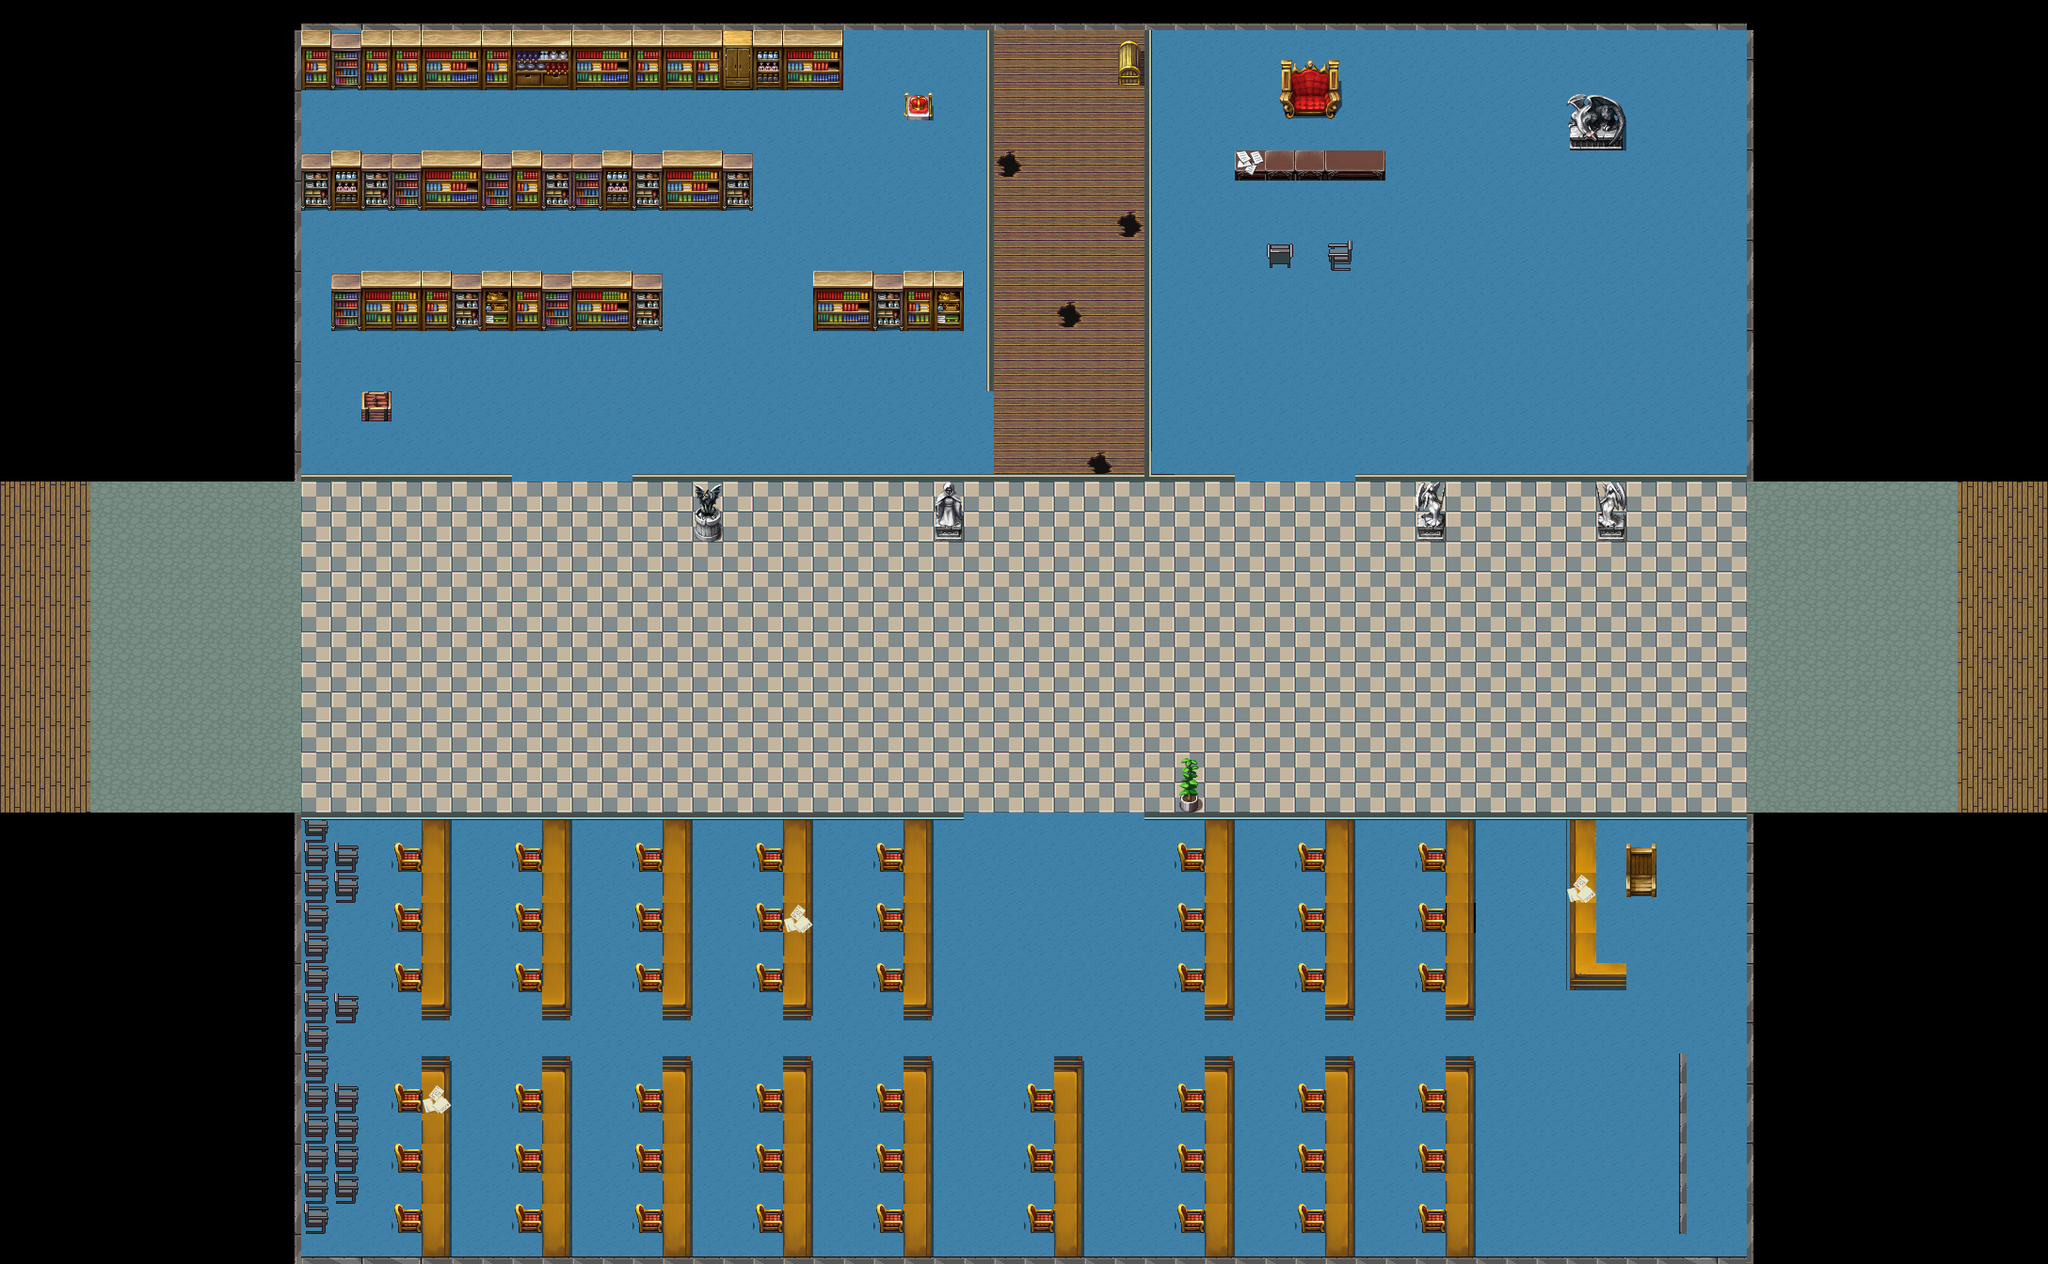

A 2D game scene composited from a Tiled map and its tileset images. What follows is a short description and the map's XML, with each tile layer's data collapsed to a summary:
An orthogonal 68x42 tile map with 32x32 px tiles, 3 tile layers (Floor, Furniture, Walls), 7 tilesets and 167 objects (65x Information, 7x MultiLock, 4x Secret, 3x Item, 3x Library, ...).

<map version="1.2" tiledversion="1.2.0" orientation="orthogonal" renderorder="right-down" width="68" height="42" tilewidth="32" tileheight="32" infinite="0" nextlayerid="33" nextobjectid="202">
 <properties>
  <property name="Initial Message" value="Hint.. Speak to the teacher in the lecture room ;)" />
  <property name="Last Level" type="bool" value="false" />
  <property name="Name" value="History" />
 </properties>
 <tileset firstgid="1" name="LPC_House_Interior" tilewidth="32" tileheight="32" tilecount="256" columns="16">
  <image source="images/LPC_house_interior/interior.png" width="512" height="512" />
 </tileset>
 <tileset firstgid="257" name="scorpio_internal_furniture" tilewidth="32" tileheight="32" tilecount="256" columns="16">
  <image source="images/Skorpio's Pack/Interior-Furniture.png" width="512" height="512" />
 </tileset>
 <tileset firstgid="513" name="Interior-Walls-Beige" tilewidth="32" tileheight="32" tilecount="100" columns="10">
  <image source="images/Skorpio's Pack/Interior-Walls-Beige.png" width="320" height="320" />
 </tileset>
 <tileset firstgid="613" name="Interior-Walls-Blue" tilewidth="32" tileheight="32" tilecount="100" columns="10">
  <image source="images/Skorpio's Pack/Interior-Walls-Blue.png" width="320" height="320" />
 </tileset>
 <tileset firstgid="713" name="Pipes-RustyWalls" tilewidth="32" tileheight="32" tilecount="88" columns="8">
  <image source="images/Skorpio's Pack/Pipes-RustyWalls.png" width="256" height="352" />
 </tileset>
 <tileset firstgid="801" name="rpg_maker_vx_rtp_tileset_by_telles0808" tilewidth="32" tileheight="32" tilecount="2016" columns="32">
  <image source="images/rpg_maker_vx_rtp_tileset_by_telles0808.png" width="1024" height="2016" />
 </tileset>
 <tileset firstgid="2817" name="rpg_maker_vx_rtp_tileset_by_telles0808" tilewidth="32" tileheight="32" tilecount="2016" columns="32">
  <image source="images/rpg_maker_vx_rtp_tileset_by_telles0808.png" width="1024" height="2016" />
 </tileset>
 <layer id="23" name="Floor" width="68" height="42">
  <data>[2856 cells, 2187 non-empty, 9 distinct tile ids]</data>
 </layer>
 <objectgroup id="27" name="Interaction Layer">
  <object id="15" name="Plant" type="Item" x="1230" y="798" width="70" height="70">
   <properties>
    <property name="Item" value="OfficeKey" />
    <property name="Message" value="You found a key" />
   </properties>
   <ellipse />
  </object>
  <object id="16" name="Books3" type="MultiLock" x="830" y="50" width="70" height="70">
   <properties>
    <property name="LockName" value="Secret" />
    <property name="Message" value="There is a space for a book here." />
    <property name="Required Item" value="C" />
   </properties>
   <ellipse />
  </object>
  <object id="17" name="Crown" type="Information" x="943" y="70" width="70" height="70">
   <properties>
    <property name="Message" value="" />
   </properties>
   <ellipse />
  </object>
  <object id="18" name="Books1" type="MultiLock" x="449" y="42" width="70" height="70">
   <properties>
    <property name="LockName" value="Secret" />
    <property name="Message" value="There is a space for a book here. This looks like the A section" />
    <property name="Required Item" value="A" />
   </properties>
   <ellipse />
  </object>
  <object id="19" name="Books2" type="MultiLock" x="609" y="45" width="70" height="70">
   <properties>
    <property name="LockName" value="Secret" />
    <property name="Message" value="There is a space for a book here." />
    <property name="Required Item" value="B" />
   </properties>
   <ellipse />
  </object>
  <object id="20" name="Books5" type="MultiLock" x="701" y="180" width="70" height="70">
   <properties>
    <property name="LockName" value="Secret" />
    <property name="Message" value="There is a space for a book here." />
    <property name="Required Item" value="E" />
   </properties>
   <ellipse />
  </object>
  <object id="21" name="Books4" type="MultiLock" x="436" y="176" width="70" height="70">
   <properties>
    <property name="LockName" value="Secret" />
    <property name="Message" value="There is a space for a book here." />
    <property name="Required Item" value="D" />
   </properties>
   <ellipse />
  </object>
  <object id="22" name="Books6" type="MultiLock" x="608" y="313" width="70" height="70">
   <properties>
    <property name="LockName" value="Secret" />
    <property name="Message" value="There is a space for a book here." />
    <property name="Required Item" value="F" />
   </properties>
   <ellipse />
  </object>
  <object id="23" name="Books7" type="MultiLock" x="862.75" y="314.75" width="70" height="70">
   <properties>
    <property name="LockName" value="Secret" />
    <property name="Message" value="There is a space for a book here. This looks like the Z section" />
    <property name="Required Item" value="G" />
   </properties>
   <ellipse />
  </object>
  <object id="24" name="Chest" type="Item" x="1152" y="34" width="70" height="70">
   <properties>
    <property name="Item" value="HistoryEndKey" />
    <property name="Message" value="You found the key for the floor" />
   </properties>
   <ellipse />
  </object>
  <object id="25" name="StatueBig" type="Information" x="1660.33" y="111.667" width="70" height="70">
   <properties>
    <property name="Message" value="Its huge!" />
   </properties>
   <ellipse />
  </object>
  <object id="26" name="Statue3" type="Information" x="1484.67" y="534.667" width="70" height="70">
   <properties>
    <property name="Message" value="Another statue" />
   </properties>
   <ellipse />
  </object>
  <object id="27" name="Statue4" type="Information" x="1676" y="527" width="70" height="70">
   <properties>
    <property name="Message" value="Wow how did we pay for all of these..." />
   </properties>
   <ellipse />
  </object>
  <object id="28" name="Statue2" type="Information" x="714" y="537" width="70" height="70">
   <properties>
    <property name="Message" value="A statue of a dragon. Not exactly history..." />
   </properties>
   <ellipse />
  </object>
  <object id="29" name="Statue1" type="Information" x="974.333" y="542" width="70" height="70">
   <properties>
    <property name="Message">It is a statue of a woman crying. The engraving says...
Edith of Merica mourning the death of her husband
after he was killed in battle. -1066</property>
   </properties>
   <ellipse />
  </object>
  <object id="30" type="Information" x="414" y="1024" width="45" height="45">
   <properties>
    <property name="Message" value="This is where Jenny sits" />
   </properties>
   <ellipse />
  </object>
  <object id="31" type="Information" x="414" y="884" width="45" height="45">
   <properties>
    <property name="Message" value="This is where Andrew Sits" />
   </properties>
   <ellipse />
  </object>
  </objectgroup>
 <objectgroup id="26" name="Object Layer">
  <!-- 89 objects omitted --></objectgroup>
 <objectgroup id="29" name="Door Layer">
  <!-- 23 objects omitted --></objectgroup>
 <objectgroup id="30" name="Hinge Layer">
  <!-- 16 objects omitted --></objectgroup>
 <objectgroup id="31" name="Lock Layer">
  <!-- 8 objects omitted --></objectgroup>
 <objectgroup id="28" name="Spawn Layer">
  <!-- 3 objects omitted --></objectgroup>
 <objectgroup id="32" name="End Layer">
  <!-- 1 objects omitted --></objectgroup>
 <layer id="24" name="Furniture" width="68" height="42">
  <data>[2856 cells, 246 non-empty, 37 distinct tile ids]</data>
 </layer>
 <layer id="25" name="Walls" width="68" height="42">
  <data>[2856 cells, 354 non-empty, 46 distinct tile ids]</data>
 </layer>
</map>
<!-- 150 of 167 objects omitted -->
